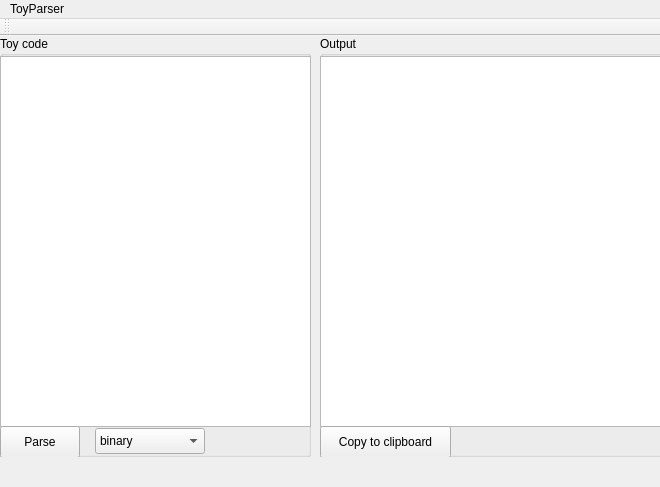
<?xml version="1.0" encoding="UTF-8"?>
<ui version="4.0">
 <class>MainWindow</class>
 <widget class="QMainWindow" name="MainWindow">
  <property name="geometry">
   <rect>
    <x>0</x>
    <y>0</y>
    <width>660</width>
    <height>487</height>
   </rect>
  </property>
  <property name="minimumSize">
   <size>
    <width>420</width>
    <height>300</height>
   </size>
  </property>
  <property name="windowTitle">
   <string>ToyParser</string>
  </property>
  <widget class="QWidget" name="centralWidget">
   <widget class="QGroupBox" name="groupBox">
    <property name="geometry">
     <rect>
      <x>0</x>
      <y>0</y>
      <width>311</width>
      <height>421</height>
     </rect>
    </property>
    <property name="title">
     <string>Toy code</string>
    </property>
    <widget class="QTextEdit" name="sourceCodeText">
     <property name="geometry">
      <rect>
       <x>0</x>
       <y>20</y>
       <width>311</width>
       <height>371</height>
      </rect>
     </property>
     <property name="font">
      <font>
       <family>Courier</family>
      </font>
     </property>
     <property name="acceptRichText">
      <bool>false</bool>
     </property>
    </widget>
    <widget class="QPushButton" name="parseButton">
     <property name="geometry">
      <rect>
       <x>0</x>
       <y>390</y>
       <width>80</width>
       <height>32</height>
      </rect>
     </property>
     <property name="text">
      <string>Parse</string>
     </property>
    </widget>
    <widget class="QComboBox" name="reprTypeComboBox">
     <property name="geometry">
      <rect>
       <x>95</x>
       <y>392</y>
       <width>110</width>
       <height>26</height>
      </rect>
     </property>
     <item>
      <property name="text">
       <string>binary</string>
      </property>
     </item>
     <item>
      <property name="text">
       <string>decimal</string>
      </property>
     </item>
     <item>
      <property name="text">
       <string>hexadecimal</string>
      </property>
     </item>
     <item>
      <property name="text">
       <string>mnemonic</string>
      </property>
     </item>
    </widget>
   </widget>
   <widget class="QGroupBox" name="groupBox_2">
    <property name="geometry">
     <rect>
      <x>320</x>
      <y>0</y>
      <width>361</width>
      <height>421</height>
     </rect>
    </property>
    <property name="title">
     <string>Output</string>
    </property>
    <widget class="QTextEdit" name="outputText">
     <property name="geometry">
      <rect>
       <x>0</x>
       <y>20</y>
       <width>341</width>
       <height>371</height>
      </rect>
     </property>
     <property name="font">
      <font>
       <family>Courier</family>
       <pointsize>14</pointsize>
      </font>
     </property>
     <property name="readOnly">
      <bool>true</bool>
     </property>
    </widget>
    <widget class="QPushButton" name="copyToClipboardButton">
     <property name="geometry">
      <rect>
       <x>0</x>
       <y>390</y>
       <width>131</width>
       <height>32</height>
      </rect>
     </property>
     <property name="text">
      <string>Copy to clipboard</string>
     </property>
    </widget>
   </widget>
  </widget>
  <widget class="QMenuBar" name="menuBar">
   <property name="geometry">
    <rect>
     <x>0</x>
     <y>0</y>
     <width>660</width>
     <height>22</height>
    </rect>
   </property>
   <widget class="QMenu" name="menuToyParser">
    <property name="title">
     <string>ToyParser</string>
    </property>
   </widget>
   <addaction name="menuToyParser"/>
  </widget>
  <widget class="QToolBar" name="mainToolBar">
   <attribute name="toolBarArea">
    <enum>TopToolBarArea</enum>
   </attribute>
   <attribute name="toolBarBreak">
    <bool>false</bool>
   </attribute>
  </widget>
 </widget>
 <layoutdefault spacing="6" margin="11"/>
 <resources/>
 <connections/>
</ui>
